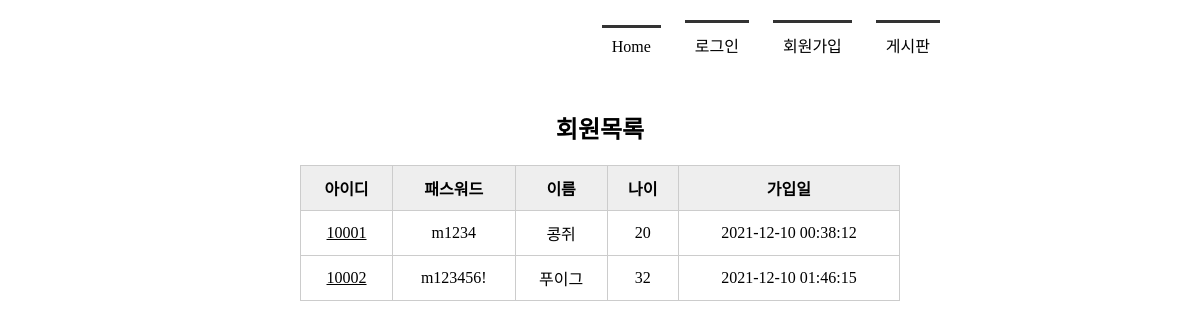
Before: /memberlist/ with the older database file.
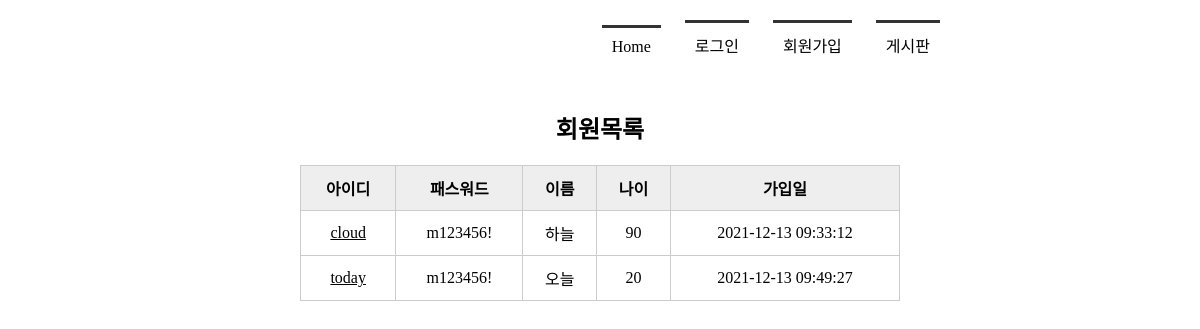
After: the same page with the newer database file.
### tables this page shows
CREATE TABLE member(
        mid CHAR(5) PRIMARY KEY,
        passwd CHAR(8) NOT NULL,
        name TEXT NOT NULL,
        age INTEGER,
        regDate TIMESTAMP DATE DEFAULT (datetime('now', 'localtime'))
    );

### app.py (the view)
@app.route('/memberlist/')
def memberlist():
    conn = getconn()
    cur = conn.cursor()
    sql = "SELECT * FROM member"
    cur.execute(sql)
    rs = cur.fetchall() #db에서 검색한 데이터
    conn.close()
    return render_template('memberlist.html', rs=rs) #가져온 데이터를 웹으로 보내줌

### app.py (called while the page is built)
def getconn():
    conn = sqlite3.connect('./memberdb.db')
    return conn

### templates/memberlist.html (shortened to what this page needs)
<!DOCTYPE html>
<html lang="ko">
<head>
    <link rel="stylesheet" href="{{ url_for('static', filename='css/style.css') }}">
</head>
<body>
    <div id="container">
        {% include 'navbar.html' %}
        <section>
            <h1>회원목록</h1>
            <table>
                <tr>
                    <th>아이디</th>
                    <th>패스워드</th>
                    <th>이름</th>
                    <th>나이</th>
                    <th>가입일</th>
                </tr>
                {% for i in rs %}
                <tr>
                    <td><a href="{{ url_for('member_view', id=i[0]) }}">{{ i[0] }}</a></td>
                    <td>{{ i[1] }}</td>
                    <td>{{ i[2] }}</td>
                    <td>{{ i[3] }}</td>
                    <td>{{ i[4] }}</td>
                </tr>
                {% endfor %}
            </table>
        </section>
    </div>
</body>
</html>

### templates/navbar.html
<header>
    <nav>
       <ul>
           {% if session %}
           <li><a href="{{ url_for('index') }}">Home</a></li>
           <li><a href="{{ url_for('logout') }}">({{ session['userID'] }}님)로그아웃</a></li>
           <li><a href="{{ url_for('memberlist') }}">회원목록</a></li>
           <li><a href="{{ url_for('boardlist') }}">게시판</a></li>
           {% else %}
           <li><a href="{{ url_for('index') }}">Home</a></li>
           <li><a href="{{ url_for('login') }}">로그인</a></li>
           <li><a href="{{ url_for('register') }}">회원가입</a></li>
           <li><a href="{{ url_for('boardlist') }}">게시판</a></li>
           {% endif %}
       </ul>
    </nav>
</header>

### static/css/style.css (style rules this page uses)
* { margin: 0; padding: 0 }
#container { width: 1000px; margin: 10px auto; }
header { height: 100px; }
nav ul { list-style: none; text-align: right; margin-right: 150px }
nav ul li { display: inline-block; margin: 10px; border-top: 3px solid #333; padding: 10px; }
nav ul li a { text-decoration: none; color: #000 }
section { text-align: center }
section table { width: 600px; margin: 0 auto; border-collapse: collapse; }
section h1 { margin-bottom: 20px; }
section table, th, td { border: 1px solid #ccc; padding: 10px; }
section table th { background-color: #eee; }
section table a { color: #000; }

Changed rows visible on the page:
removed member: mid "10001", passwd "m1234", name "콩쥐", age "20", regDate "2021-12-10 00:38:12"
removed member: mid "10002", passwd "m123456!", name "푸이그", age "32", regDate "2021-12-10 01:46:15"
added member: mid "cloud", passwd "m123456!", name "하늘", age "90", regDate "2021-12-13 09:33:12"
added member: mid "today", passwd "m123456!", name "오늘", age "20", regDate "2021-12-13 09:49:27"
